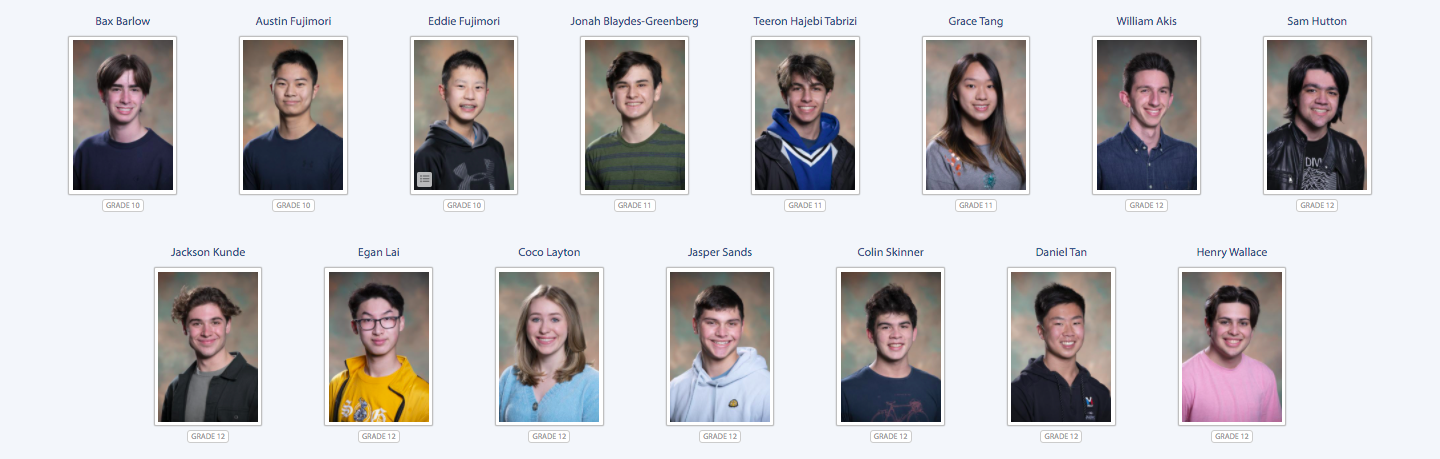
#> input picture Class.jpg, 1440 x 459 px, found by its file name
$ python Work.py
#> lines starting #> are read from the running program, lines starting #| are printed output that depends on the picture; after the words box and inside, x2 and y2 are one past the last pixel; in counts of white or black regions, pixels touching at a corner belong together

# All our imports
import cv2
import imutils
from PIL import Image
import numpy as np
import os.path
import random
import sys

# With this it doesn't require the user
# to edit the pathways everytime (user friendly :) )
homedir = os.path.expanduser("~")

# Imports Haar cascades to recognize the faces
face_cascade = cv2.CascadeClassifier(cv2.data.haarcascades + 'haarcascade_frontalface_default.xml')

# Default image is the class
if len(sys.argv) < 2:
	imageGettingShreked = 'Class.jpg'

# However, if you want to shrek your own
# image you just add the name of the jpg
# file as an argument. Make sure it is in
# this directory though
else:
	IMAGEIMAGEIMAGE = sys.argv[1]
	imageGettingShreked = IMAGEIMAGEIMAGE

# Reads in the image and turns it to grayscale
img = cv2.imread(homedir + '/FinalProject-ATJunior-Year/' + imageGettingShreked)
#> img is the input picture: shape (459, 1440, 3); mean B, G, R 199.1, 196.3, 198.3
gray = cv2.cvtColor(img, cv2.COLOR_BGR2GRAY)
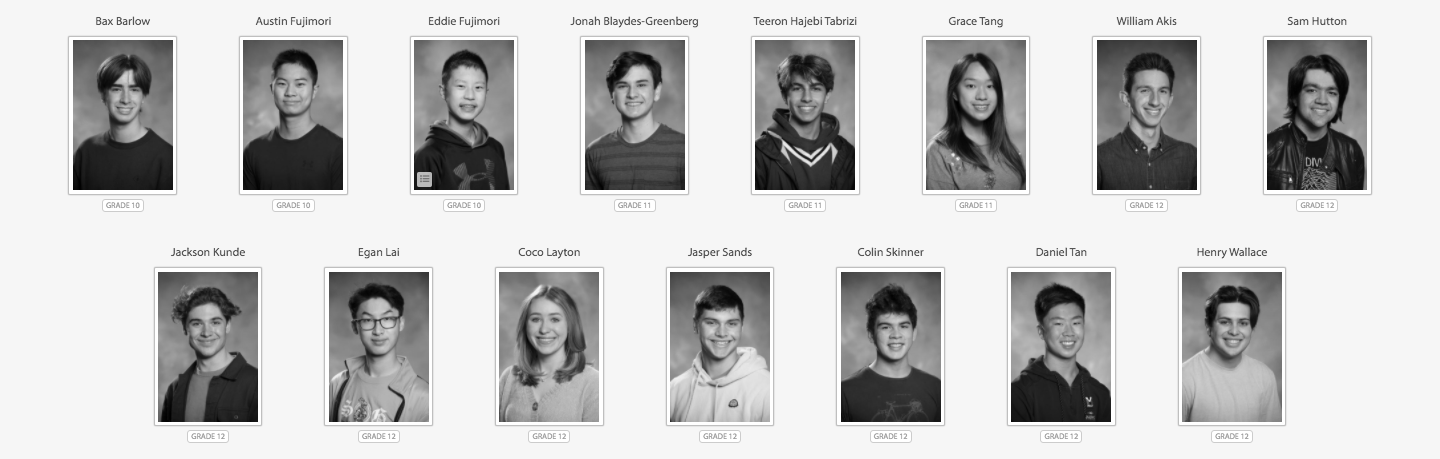
#> gray: shape (459, 1440); min 0, max 255, mean 197.4

# Opens the image you imported that is layered upon later
first_image = Image.open(homedir + '/FinalProject-ATJunior-Year/' + imageGettingShreked)

# Identifies all the faces (not insanely accurate)
faces = face_cascade.detectMultiScale(gray, 1.3, 5)
#> faces = 15 rows, first 6: [609, 67, 49, 49], [954, 67, 49, 49], [103, 72, 45, 45], [870, 308, 49, 49], [267, 63, 54, 54], [443, 67, 51, 51]

# Itterates over said faces
for (x,y,width,height) in faces:

	# Pretty redundant, but this is what would draw the bounding
	# boxes. I'm just keeping it here for later when I use
	# this as the base of my code for my summer project
	img = cv2.rectangle(img,(x,y),(x+width,y+height),(255,0,0),2)
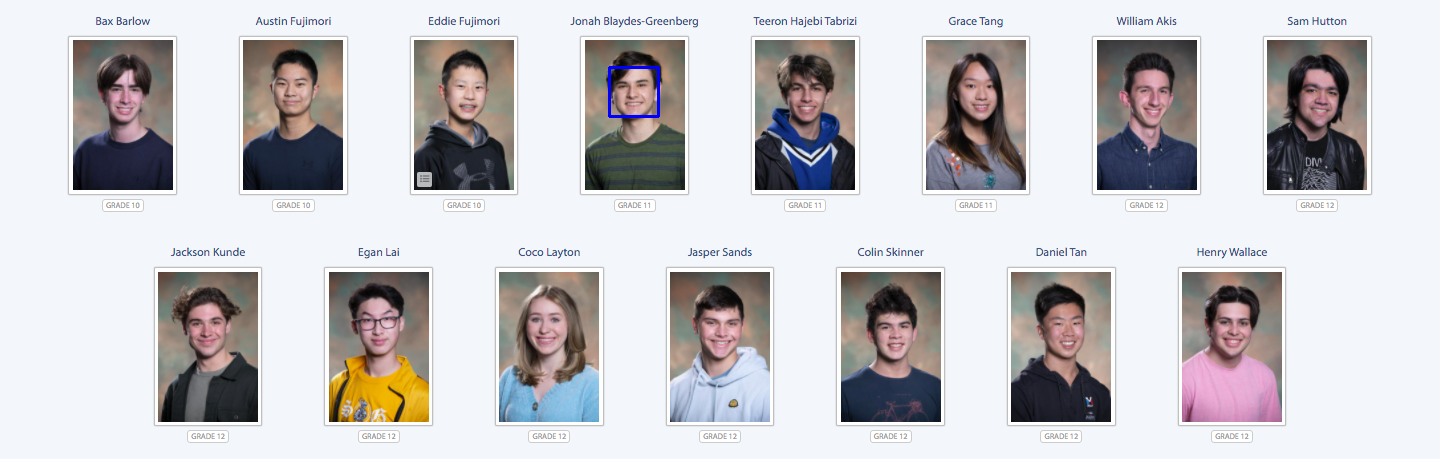
#> img: shape (459, 1440, 3); 0.09% of pixels changed, all inside (x1, y1, x2, y2) = (608, 66, 660, 118)
	roi_gray = gray[y:y+height, x:x+width]
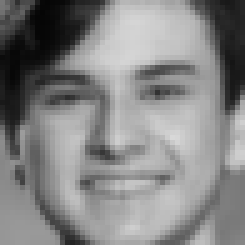
#> roi_gray: shape (49, 49) (shown 5 times larger); min 5, max 216, mean 132.2
	roi_color = img[y:y+height, x:x+width]
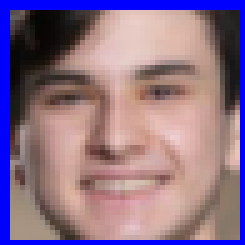
#> roi_color: shape (49, 49, 3) (shown 5 times larger); mean B, G, R 136.3, 112.9, 140

	# Just a random number generator to get one of three
	# possible Shrek faces
	ranNum = random.randint(1,4)

	# Grabs corresponding image of Shrek
	shrekImage = homedir + '/FinalProject-ATJunior-Year/Shrek' + str(ranNum) + '.jpg'

	# Layers images here, and using .thumbnail crops it
	# Weirdly the hardest part of the entire project, but
	# maybe that's just indicitive of how easy of a project
	# I chose
#> (the run stopped early here; a loop or call above may not have finished)
